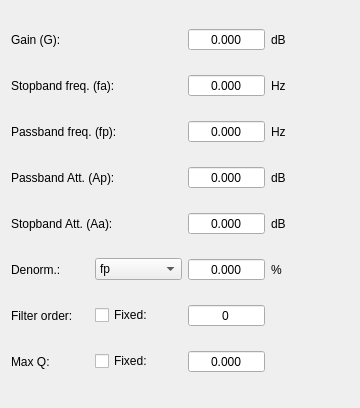
<?xml version="1.0" encoding="UTF-8"?>
<ui version="4.0">
 <class>HighPassData</class>
 <widget class="QWidget" name="HighPassData">
  <property name="geometry">
   <rect>
    <x>0</x>
    <y>0</y>
    <width>360</width>
    <height>408</height>
   </rect>
  </property>
  <property name="windowTitle">
   <string>Form</string>
  </property>
  <layout class="QGridLayout" name="gridLayout">
   <item row="5" column="0" colspan="2">
    <widget class="QLabel" name="label_9">
     <property name="text">
      <string>Stopband Att. (Aa):</string>
     </property>
    </widget>
   </item>
   <item row="5" column="2">
    <widget class="QDoubleSpinBox" name="stop_att">
     <property name="frame">
      <bool>true</bool>
     </property>
     <property name="alignment">
      <set>Qt::AlignCenter</set>
     </property>
     <property name="buttonSymbols">
      <enum>QAbstractSpinBox::NoButtons</enum>
     </property>
     <property name="keyboardTracking">
      <bool>true</bool>
     </property>
     <property name="decimals">
      <number>3</number>
     </property>
     <property name="maximum">
      <double>300.000000000000000</double>
     </property>
    </widget>
   </item>
   <item row="2" column="2">
    <widget class="QDoubleSpinBox" name="pass_freq">
     <property name="frame">
      <bool>true</bool>
     </property>
     <property name="alignment">
      <set>Qt::AlignCenter</set>
     </property>
     <property name="buttonSymbols">
      <enum>QAbstractSpinBox::NoButtons</enum>
     </property>
     <property name="keyboardTracking">
      <bool>true</bool>
     </property>
     <property name="decimals">
      <number>3</number>
     </property>
     <property name="maximum">
      <double>1000000000000.000000000000000</double>
     </property>
    </widget>
   </item>
   <item row="4" column="2">
    <widget class="QDoubleSpinBox" name="pass_att">
     <property name="frame">
      <bool>true</bool>
     </property>
     <property name="alignment">
      <set>Qt::AlignCenter</set>
     </property>
     <property name="buttonSymbols">
      <enum>QAbstractSpinBox::NoButtons</enum>
     </property>
     <property name="keyboardTracking">
      <bool>true</bool>
     </property>
     <property name="decimals">
      <number>3</number>
     </property>
     <property name="maximum">
      <double>300.000000000000000</double>
     </property>
    </widget>
   </item>
   <item row="0" column="2">
    <widget class="QDoubleSpinBox" name="gain">
     <property name="frame">
      <bool>true</bool>
     </property>
     <property name="alignment">
      <set>Qt::AlignCenter</set>
     </property>
     <property name="buttonSymbols">
      <enum>QAbstractSpinBox::NoButtons</enum>
     </property>
     <property name="keyboardTracking">
      <bool>true</bool>
     </property>
     <property name="decimals">
      <number>3</number>
     </property>
     <property name="maximum">
      <double>300.000000000000000</double>
     </property>
    </widget>
   </item>
   <item row="2" column="3">
    <widget class="QLabel" name="label_4">
     <property name="text">
      <string>Hz</string>
     </property>
    </widget>
   </item>
   <item row="5" column="3">
    <widget class="QLabel" name="label_10">
     <property name="text">
      <string>dB</string>
     </property>
    </widget>
   </item>
   <item row="0" column="0" colspan="2">
    <widget class="QLabel" name="label">
     <property name="text">
      <string>Gain (G):</string>
     </property>
    </widget>
   </item>
   <item row="0" column="3">
    <widget class="QLabel" name="label_2">
     <property name="text">
      <string>dB</string>
     </property>
    </widget>
   </item>
   <item row="4" column="0" colspan="2">
    <widget class="QLabel" name="label_7">
     <property name="text">
      <string>Passband Att. (Ap):</string>
     </property>
    </widget>
   </item>
   <item row="2" column="0" colspan="2">
    <widget class="QLabel" name="label_3">
     <property name="text">
      <string>Passband freq. (fp):</string>
     </property>
    </widget>
   </item>
   <item row="4" column="3">
    <widget class="QLabel" name="label_8">
     <property name="text">
      <string>dB</string>
     </property>
    </widget>
   </item>
   <item row="6" column="3">
    <widget class="QLabel" name="label_12">
     <property name="text">
      <string>%</string>
     </property>
    </widget>
   </item>
   <item row="7" column="0">
    <widget class="QLabel" name="label_13">
     <property name="text">
      <string>Filter order:</string>
     </property>
    </widget>
   </item>
   <item row="6" column="0">
    <widget class="QLabel" name="label_11">
     <property name="text">
      <string>Denorm.:</string>
     </property>
    </widget>
   </item>
   <item row="7" column="1">
    <widget class="QCheckBox" name="order_fixed">
     <property name="text">
      <string>Fixed:</string>
     </property>
     <property name="autoExclusive">
      <bool>false</bool>
     </property>
    </widget>
   </item>
   <item row="6" column="1">
    <widget class="QComboBox" name="denorm_select">
     <item>
      <property name="text">
       <string>fp</string>
      </property>
     </item>
     <item>
      <property name="text">
       <string>fa</string>
      </property>
     </item>
     <item>
      <property name="text">
       <string>Other freq.</string>
      </property>
     </item>
    </widget>
   </item>
   <item row="8" column="0">
    <widget class="QLabel" name="label_15">
     <property name="text">
      <string>Max Q:</string>
     </property>
    </widget>
   </item>
   <item row="6" column="2">
    <widget class="QDoubleSpinBox" name="denorm_perc">
     <property name="frame">
      <bool>true</bool>
     </property>
     <property name="alignment">
      <set>Qt::AlignCenter</set>
     </property>
     <property name="buttonSymbols">
      <enum>QAbstractSpinBox::NoButtons</enum>
     </property>
     <property name="keyboardTracking">
      <bool>true</bool>
     </property>
     <property name="decimals">
      <number>3</number>
     </property>
     <property name="maximum">
      <double>100.000000000000000</double>
     </property>
    </widget>
   </item>
   <item row="8" column="1">
    <widget class="QCheckBox" name="q_fixed">
     <property name="text">
      <string>Fixed:</string>
     </property>
     <property name="autoExclusive">
      <bool>false</bool>
     </property>
    </widget>
   </item>
   <item row="8" column="2">
    <widget class="QDoubleSpinBox" name="q_max">
     <property name="frame">
      <bool>true</bool>
     </property>
     <property name="alignment">
      <set>Qt::AlignCenter</set>
     </property>
     <property name="buttonSymbols">
      <enum>QAbstractSpinBox::NoButtons</enum>
     </property>
     <property name="keyboardTracking">
      <bool>true</bool>
     </property>
     <property name="decimals">
      <number>3</number>
     </property>
     <property name="maximum">
      <double>100.000000000000000</double>
     </property>
    </widget>
   </item>
   <item row="1" column="2">
    <widget class="QDoubleSpinBox" name="stop_freq">
     <property name="frame">
      <bool>true</bool>
     </property>
     <property name="alignment">
      <set>Qt::AlignCenter</set>
     </property>
     <property name="buttonSymbols">
      <enum>QAbstractSpinBox::NoButtons</enum>
     </property>
     <property name="keyboardTracking">
      <bool>true</bool>
     </property>
     <property name="decimals">
      <number>3</number>
     </property>
     <property name="maximum">
      <double>1000000000000.000000000000000</double>
     </property>
    </widget>
   </item>
   <item row="1" column="3">
    <widget class="QLabel" name="label_6">
     <property name="text">
      <string>Hz</string>
     </property>
    </widget>
   </item>
   <item row="1" column="0" colspan="2">
    <widget class="QLabel" name="label_5">
     <property name="text">
      <string>Stopband freq. (fa):</string>
     </property>
    </widget>
   </item>
   <item row="7" column="2">
    <widget class="QSpinBox" name="order">
     <property name="frame">
      <bool>true</bool>
     </property>
     <property name="alignment">
      <set>Qt::AlignCenter</set>
     </property>
     <property name="buttonSymbols">
      <enum>QAbstractSpinBox::NoButtons</enum>
     </property>
     <property name="keyboardTracking">
      <bool>true</bool>
     </property>
     <property name="maximum">
      <number>20</number>
     </property>
    </widget>
   </item>
  </layout>
 </widget>
 <resources/>
 <connections/>
</ui>
